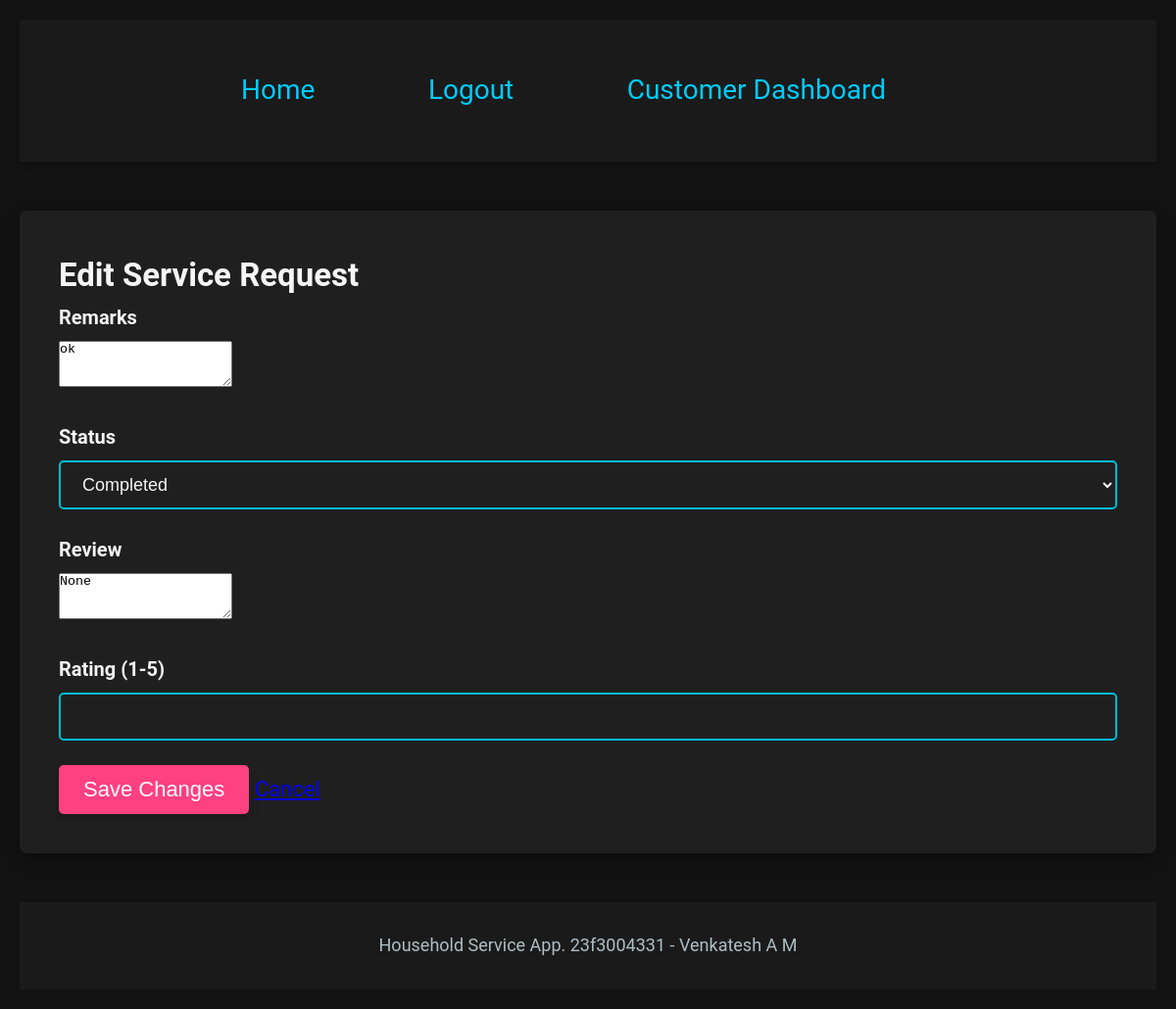
Page /customer/service/6/edit (signed in) on the committed database.
### models.py (models this page shows, shortened)
class ServiceRequest(db.Model):
    id = db.Column(db.Integer, primary_key=True)
    status = db.Column(db.String(50), default='pending')
    location = db.Column(db.String(100), nullable=False)
    remarks = db.Column(db.String(200))
    service_id = db.Column(db.Integer, db.ForeignKey('service.id'), nullable=False)
    customer_id = db.Column(db.Integer, db.ForeignKey('user.id'), nullable=False)
    professional_id = db.Column(db.Integer, db.ForeignKey('user.id'), nullable=True)
    created_at = db.Column(db.DateTime, default=datetime.utcnow)
    review = db.Column(db.String(255), nullable=True)
    rating = db.Column(db.Integer, nullable=True)
    customer = db.relationship('User', foreign_keys=[customer_id])
    professional = db.relationship('User', foreign_keys=[professional_id])
    service = db.relationship('Service')

### app.py (the view, shortened to what this page needs)
@app.route('/customer/service/<int:service_id>/edit', methods=['GET', 'POST'])
@login_required
def edit_customer_service(service_id):
    if current_user.role != 'customer':
        flash('You are not authorized to access this page.', 'danger')
        return redirect(url_for('login'))
    service_request = ServiceRequest.query.get_or_404(service_id)
    if service_request.customer_id != current_user.id:
        flash('You are not authorized to modify this service request.', 'danger')
        return redirect(url_for('customer_dashboard'))
    return render_template('edit_customer_service.html', service_request=service_request)

### app.py (called while the page is built)
@app.before_request
def initialize_admin():
    admin_user = User.query.filter_by(username='admin').first()
    if not admin_user:
        admin_password = generate_password_hash('admin123', method='sha256')
        admin = User(username='admin', email='admin@example.com', password=admin_password, role='admin')
        db.session.add(admin)
        db.session.commit()

@login_manager.user_loader
def load_user(user_id):
    return User.query.get(int(user_id))

### templates/edit_customer_service.html (shortened to what this page needs)
{% extends 'base.html' %}
{% block content %}
    <h2>Edit Service Request</h2>
    <form method="POST">
        <div class="form-group">
            <label for="remarks">Remarks</label>
            <textarea class="form-control" id="remarks" name="remarks" rows="3">{{ service_request.remarks }}</textarea>
        </div>
        <div class="form-group">
            <label for="status">Status</label>
            <select class="form-control" id="status" name="status">
                <option value="completed" {% if service_request.status == 'completed' %}selected{% endif %}>Completed</option>
            </select>
        </div>
        {% if service_request.status == 'completed' %}
            <div class="form-group">
                <label for="review">Review</label>
                <textarea class="form-control" id="review" name="review" rows="3">{{ service_request.review }}</textarea>
            </div>
            <div class="form-group">
                <label for="rating">Rating (1-5)</label>
                <input type="number" class="form-control" id="rating" name="rating" min="1" max="5" value="{{ service_request.rating }}">
            </div>
        {% endif %}
        <button type="submit" class="btn btn-primary">Save Changes</button>
        <a href="{{ url_for('customer_dashboard') }}" class="btn btn-secondary ml-2">Cancel</a>
    </form>
{% endblock %}

### static/css/styles.css (style rules this page uses)
* { margin: 0; padding: 0; box-sizing: border-box; transition: all 0.3s ease; }
body { font-family: 'Roboto', sans-serif; background-color: #121212; color: #f5f5f5; line-height: 1.6; padding: 20px; font-size: 22px; animation: fadeIn 1s ease-out; }
button { background-color: #ff4081; color: #fff; font-size: 22px; padding: 15px 30px; border: none; border-radius: 5px; cursor: pointer; transition: all 0.3s ease, transform 0.3s ease; position: relative; box-shadow: 0 4px 10px rgba(0, 0, 0, 0.2); }
button::after { content: '👉'; position: absolute; top: 50%; right: -35px; transform: translateY(-50%); font-size: 28px; opacity: 0; transition: opacity 0.3s ease; }
.btn-primary { background-color: #ff4081; color: white; padding: 12px 25px; border-radius: 5px; border: none; text-align: center; transition: background-color 0.3s; }
select.form-control { background-color: #1f1f1f; color: #f5f5f5; border: 2px solid #00bcd4; border-radius: 5px; padding: 12px 18px; font-size: 18px; width: 100%; transition: all 0.3s ease; }
input.form-control { background-color: #1f1f1f; color: #f5f5f5; border: 2px solid #00bcd4; border-radius: 5px; padding: 12px 18px; font-size: 18px; width: 100%; transition: all 0.3s ease; }
.form-group { margin-bottom: 25px; }
label { font-size: 20px; font-weight: bold; color: #f5f5f5; display: block; margin-bottom: 8px; }
input, select { font-size: 18px; padding: 12px 18px; width: 100%; border-radius: 5px; }

### rows in the picture
ServiceRequest: remarks "ok", status "Completed", review "None"
